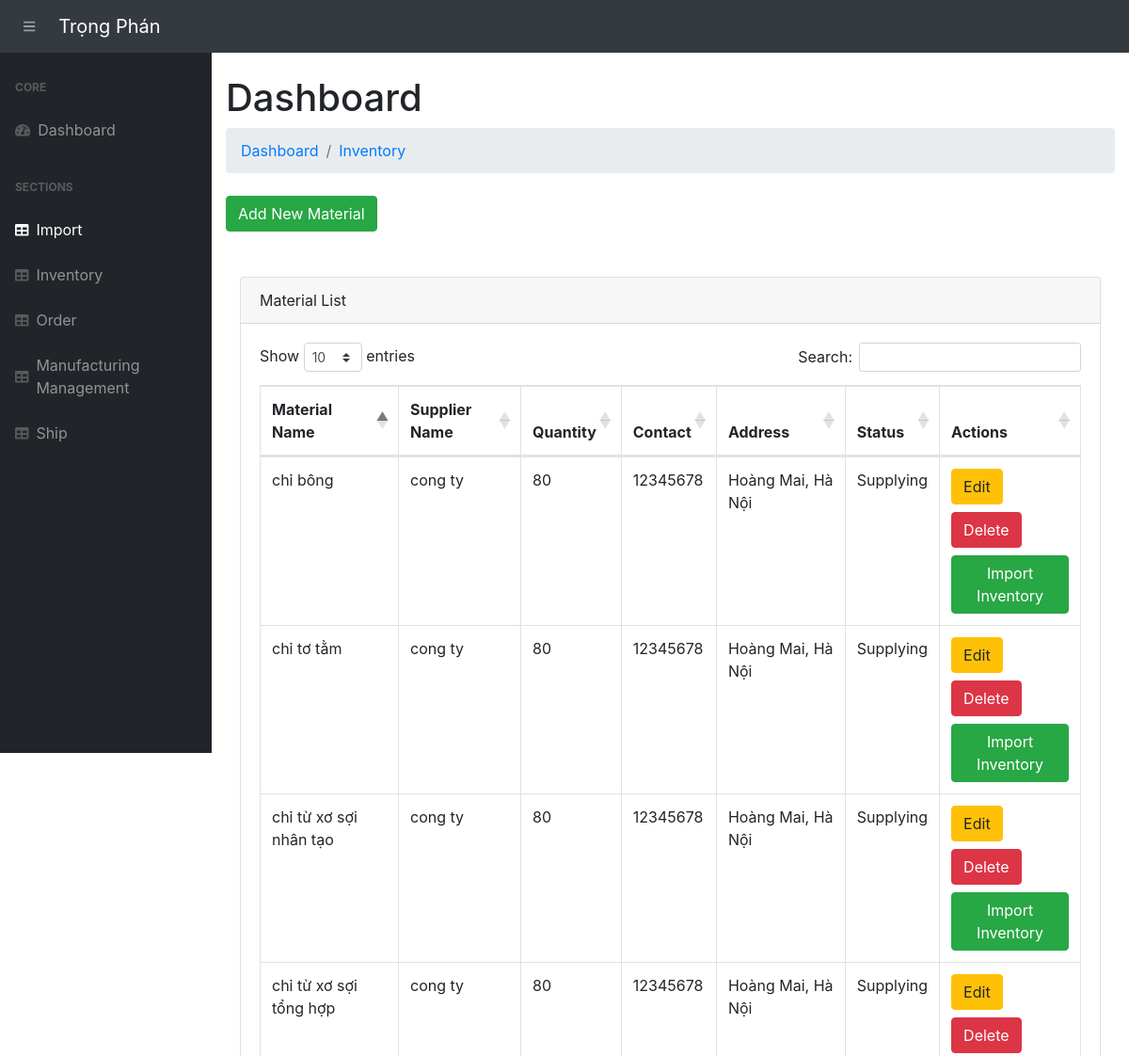
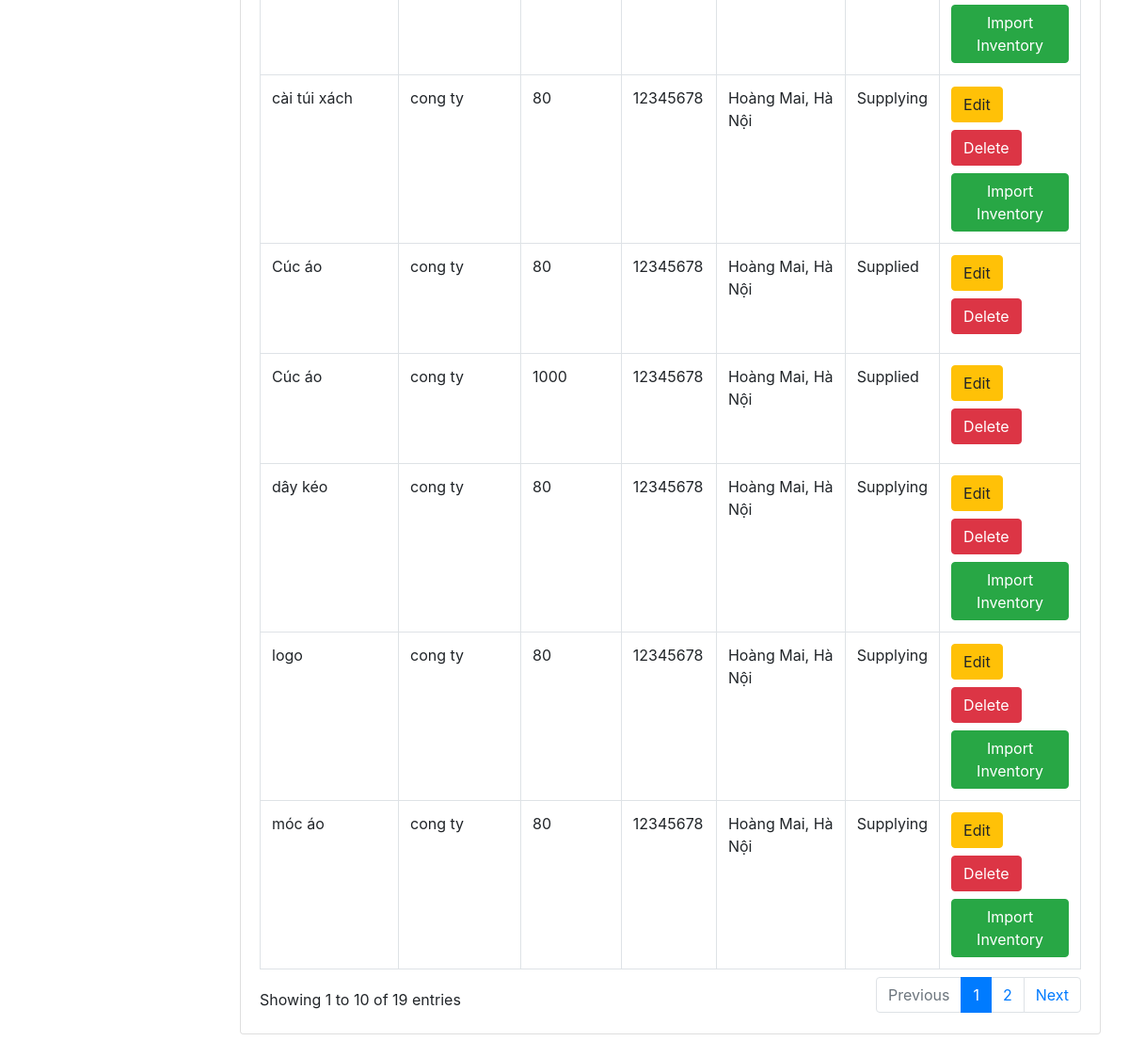
The app's page /import/ with its own data (2 pictures, top to bottom).
### app.py (models this page shows, shortened)
class Import(db.Model):
    __tablename__ = 'imports'
    import_id = db.Column(db.Integer, primary_key=True, autoincrement=True)
    material_name = db.Column(db.String(255), nullable=False)
    material_description = db.Column(db.String(255))
    quantity_in_stock = db.Column(db.Integer, default=0)
    reorder_level = db.Column(db.Integer, default=10)
    sup_name = db.Column(db.String(255), nullable=False)
    sup_contact_info = db.Column(db.String(255), nullable=False)
    sup_address = db.Column(db.String(255), nullable=False)
    status = db.Column(db.String(50), default="Supplying")
    section_name = db.Column(db.String(255))  # Section name for classification
    category = db.Column(db.String(255))  # Category of the material

### app.py (the view, shortened to what this page needs)
@app.route('/import/', methods=["GET", "POST"])
def view_import():
    imports = Import.query.all()
    return render_template("import.html", imports=imports)

### templates/import.html (shortened to what this page needs)
{% extends 'base.html' %}
{% block content %}
<main>
    <div class="container-fluid">
        <h1 class="mt-4">Dashboard</h1>
        <ol class="breadcrumb mb-4">
            <li class="breadcrumb-item"><a href="/">Dashboard</a></li>
            <li class="breadcrumb-item"><a href="/inventory/">Inventory</a></li>
        </ol>
        <a href="/add-import" class="btn btn-success">Add New Material</a>
        <br><br><br>
        <div class="container-fluid">
            <div class="card mb-4">
                <div class="card-header">Material List</div>
                <div class="card-body">
                    <table class="table table-bordered" id="dataTable" width="100%" cellspacing="0" >
                        <thead>
                            <tr>
                                <th>Material Name</th>
                                <th>Supplier Name</th>
                                <th>Quantity </th>
                                <th>Contact</th>
                                <th>Address</th>
                                <th>Status</th>
                                <th>Actions</th>
                            </tr>
                        </thead>
                        <tbody>
                            {% for import_record in imports %}
                                <tr>
                                    <td>{{ import_record.material_name }}</td>
                                    <td>{{ import_record.sup_name }}</td>
                                    <td>{{ import_record.quantity_in_stock }}</td>
                                    <td>{{import_record.sup_contact_info}}</td>
                                    <td>{{import_record.sup_address}}</td>
                                    <td>{{import_record.status}}</td>
                                    <td>
                                        <a href="/update-import/{{ import_record.import_id }}" class="btn btn-warning mb-2">Edit</a>
                                        <form action="{{ url_for('delete_import', import_id=import_record.import_id) }}" method="POST" style="display:inline;">
                                            <button type="submit" class="btn btn-danger mb-2" onclick="return confirm('Are you sure you want to delete this import item?')">Delete</button>
                                        </form>
                                        {% if import_record.status == 'Supplying' %}
                                        <br>
                                        <form action="{{ url_for('update_import_status', import_id=import_record.import_id) }}" method="POST">
                                            <button type="submit" class="btn btn-success">Import Inventory</button>
                                        </form>
                                    {% endif %}
                                    </td>
                                </tr>
                            {% endfor %}
                        </tbody>
                    </table>
                </div>
            </div>
        </div>
    </div>
</main>
{% endblock %}

### records on screen
Import: material_name "Cúc áo", sup_name "cong ty", quantity_in_stock "80", sup_contact_info "12345678", sup_address "Hoàng Mai, Hà Nội", status "Supplied"
Import: material_name "chỉ bông", sup_name "cong ty", quantity_in_stock "80", sup_contact_info "12345678", sup_address "Hoàng Mai, Hà Nội", status "Supplying"
Import: material_name "chỉ tơ tằm", sup_name "cong ty", quantity_in_stock "80", sup_contact_info "12345678", sup_address "Hoàng Mai, Hà Nội", status "Supplying"
Import: material_name "dây kéo", sup_name "cong ty", quantity_in_stock "80", sup_contact_info "12345678", sup_address "Hoàng Mai, Hà Nội", status "Supplying"
Import: material_name "cài túi xách", sup_name "cong ty", quantity_in_stock "80", sup_contact_info "12345678", sup_address "Hoàng Mai, Hà Nội", status "Supplying"
Import: material_name "móc áo", sup_name "cong ty", quantity_in_stock "80", sup_contact_info "12345678", sup_address "Hoàng Mai, Hà Nội", status "Supplying"
Import: material_name "logo", sup_name "cong ty", quantity_in_stock "80", sup_contact_info "12345678", sup_address "Hoàng Mai, Hà Nội", status "Supplying"
Import: material_name "chỉ từ xơ sợi nhân tạo", sup_name "cong ty", quantity_in_stock "80", sup_contact_info "12345678", sup_address "Hoàng Mai, Hà Nội", status "Supplying"
Import: material_name "chỉ từ xơ sợi tổng hợp", sup_name "cong ty", quantity_in_stock "80", sup_contact_info "12345678", sup_address "Hoàng Mai, Hà Nội", status "Supplying"
Import: material_name "Cúc áo", sup_name "cong ty", quantity_in_stock "1000", sup_contact_info "12345678", sup_address "Hoàng Mai, Hà Nội", status "Supplied"
